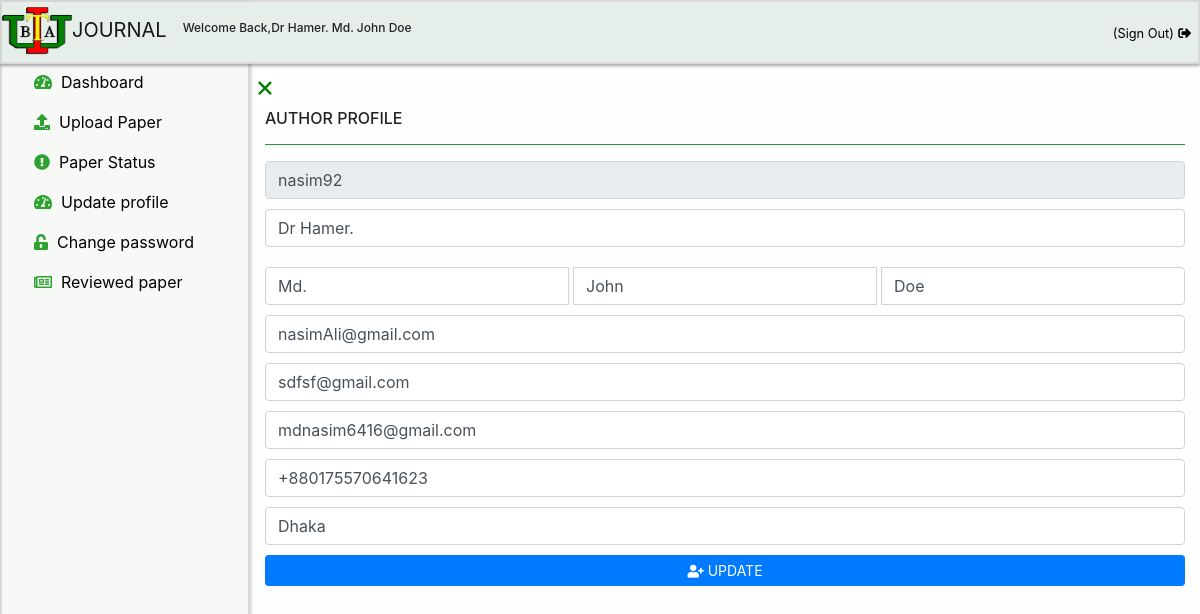
The app's page /author/updateprofile.php (signed in), older data.
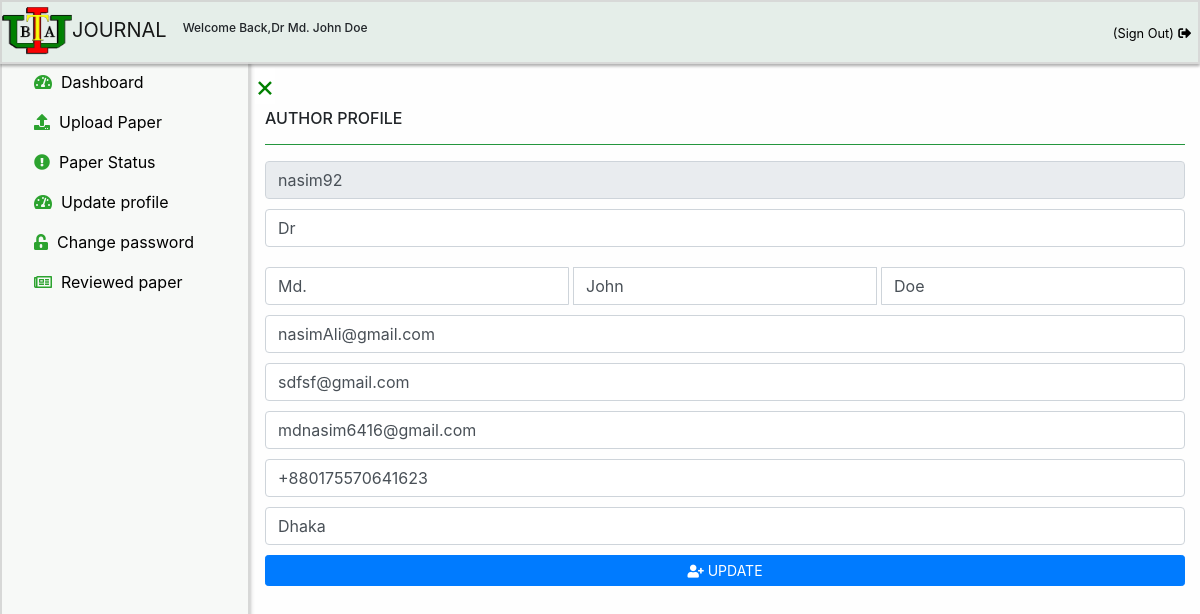
The same page, newer data.
### tables this page shows
CREATE TABLE `author` (
  `id` int(11) NOT NULL,
  `username` varchar(100) NOT NULL,
  `title` varchar(100) NOT NULL,
  `firstname` varchar(100) NOT NULL,
  `middlename` varchar(100) DEFAULT NULL,
  `lastname` varchar(100) NOT NULL,
  `primaryemail` varchar(100) NOT NULL,
  `primaryemailcc` varchar(100) NOT NULL,
  `secondaryemail` varchar(100) NOT NULL,
  `secondaryemailcc` varchar(100) NOT NULL,
  `password` varchar(100) NOT NULL,
  `contact` varchar(100) NOT NULL,
  `address` varchar(100) NOT NULL,
  `registrationtime` timestamp NOT NULL DEFAULT current_timestamp(),
  `reviewerselection` int(11) DEFAULT NULL,
  `validation_code` varchar(255) NOT NULL,
  `activation` int(11) DEFAULT NULL,
  `associateeditor` int(100) DEFAULT NULL,
  `academiceditor` int(100) DEFAULT NULL
);

### author/updateprofile.php (the view, shortened to what the changed rows need)
<?php
include('../link/config.php');
if(strlen($_SESSION['alogin'])=="")
    {
    header("Location:../login");
    }
    else
    {
           $authoremail = $_SESSION["email"];
            $sql = "SELECT author.id,author.username,author.title,author.firstname,author.middlename,author.lastname,author.primaryemail,author.primaryemailcc,author.secondaryemail,author.secondaryemailcc,author.contact,author.address,author.password from author where primaryemail='$authoremail'";
            $query = $dbh->prepare($sql);
            $query->execute();
            $resultsauthor=$query->fetchAll(PDO::FETCH_OBJ);
            if($query->rowCount() > 0)
            {
?>
<!DOCTYPE html>
<html lang="en">
<head>
    <link rel="stylesheet" href="../css/bootstrap.min.css">
    <link rel="stylesheet" href="../css/index.css">
    <link rel="stylesheet" href="../css/jquery.dataTables.min.css">
    <link rel="stylesheet" href="../css/fontawesome.v5.3.1.all.css">
    <link rel="stylesheet" href="../css/jquery.dataTables.min.css">
    <link rel="stylesheet" href="../css/login.css">
</head>
<body>
<div class="sticky-top header-floating ">
<?php
include 'author-header.php';
?>
</div>
  <?php
  include 'author-sidebar.php';
  ?>
<div id="main">
<div class="container">
          <?php  foreach($resultsauthor as $result) {   ?>
             <form  class="form-signup marginbtm" method="post">
                <input style="font-size:11px;" type="text" id="txt_username" class="form-control" name = "userName" placeholder=" User Name" value="<?php echo htmlentities($result->username);?>" disabled>
                <input style="font-size:11px;" type="text" id="user-name" class="form-control" name = "title" required="" placeholder="title" value="<?php echo htmlentities($result->title);?>">
                <div class="input-group">
                <input style="font-size:11px;" type="text" id="user-name" class="form-control col-sm-6" name = "firstName" placeholder="First Name" required="" value="<?php echo htmlentities($result->firstname);?>">
                <input style="font-size:11px;" type="text" id="user-name" class="form-control col-sm-6 ml-1" name = "middleName" placeholder="Middle Name(Optional)" value="<?php echo htmlentities($result->middlename);?>">
                <input style="font-size:11px;" type="text" id="user-name" class="form-control col-sm-6 ml-1" name = "lastName" placeholder="Last Name" required="" value="<?php echo htmlentities($result->lastname);?>">
                </div>
                <input style="font-size:11px;" type="email" id="user-name" class="form-control" name = "pemailcc" placeholder="Primary CC Email Address" required="" value="<?php echo htmlentities($result->primaryemailcc);?>">
                <input style="font-size:11px;" type="email" id="user-name" class="form-control" name = "semail" placeholder="Secondary Email Address" required="" value="<?php echo htmlentities($result->secondaryemail);?>">
                <input style="font-size:11px;" type="email" id="user-name" class="form-control" name = "semailcc" placeholder="Secondary CC Email Address" required="" value="<?php echo htmlentities($result->secondaryemailcc);?>">
                <input style="font-size:11px;" type="text" id="user-contact" name = "user-contact" class="form-control" placeholder="Contact Number" required value="<?php echo htmlentities($result->contact);?>">
                <input style="font-size:11px;" type="text" id="user-address" name = "user-address" class="form-control" placeholder="Address" required value="<?php echo htmlentities($result->address);?>">
                <button name="updateauthor" class="btn btn-sm btn-primary btn-block" type="submit"><i class="fas fa-user-plus"></i> UPDATE</button>
            </form>
            <?php  } ?>
</div>
</div>
</body>
</html>
<?php
            }
else {
  echo "<script>alert('You are not a Author.Try to log in as an Author');</script>";
  header("refresh:0;url=login.php");
}
}
?>

### author/author-header.php (shortened to what the changed rows need)
<?php
include('../link/config.php');
if(strlen($_SESSION['alogin'])=="")
    {
    header("Location: ../login");
    }
    else
    {
               $sql = "SELECT author.id,author.username,author.primaryemail,author.password,author.contact from author where primaryemail='$authoremail'";
               $query = $dbh->prepare($sql);
               $query->execute();
               if($query->rowCount() > 0)
               {
?>
<!DOCTYPE html>
<html lang="en">
<head>
    <link rel="stylesheet" href="../css/heading.css">
    <link rel="stylesheet" href="../css/bootstrap.min.css">
    <link rel="stylesheet" href="https://use.fontawesome.com/releases/v5.3.1/css/all.css">
</head>
<body>
<?php
$authoremail = $_SESSION["email"];
$sql1 = "SELECT * FROM author WHERE  primaryemail= '$authoremail' ";
$result1 = mysqli_query($link,$sql1);
$file1 = mysqli_fetch_assoc($result1);
$title = $file1['title'];
$fname= $file1['firstname'];
$middlename= $file1['middlename'];
$lastname= $file1['lastname'];
$authorname = $title.' '.$fname.' '.$middlename.' ' .$lastname;
?>
<nav class="navbar nav-class navbar-expand-lg navbar-light">
  <a class="navbar-brand" href="dashboard"><img src="../images/Iubat-logo.png">JOURNAL</a>
  <h6 style="font-size:12px;">Welcome Back,<?php  echo $authorname; ?></h6>
  <div class="collapse navbar-collapse" id="navbarSupportedContent">
    <ul class="navbar-nav ml-auto ul-nav">
<li class="nav-item active" >
<span class="navbar-text"> <a class="nav-link " href="../logout" onclick="return confirm('Are you sure you want Logging out the system?');" title = "Sign Out"><small>(Sign Out)</small> <i class="fas fa-sign-out-alt"></i></a></span>
  </li>
        </ul>
  </div>
</nav>
</body>
</html>
    <?php
                }
                else {
                  echo "<script>alert('You are not a Author.Try to log in as an Author');</script>";
                  header("refresh:0;url=../login");
                }
  }
    ?>

Row changes from the older to the newer data that the page shows:
changed author "nasim92": authorname "Dr Hamer. Md. John Doe" → "Dr Md. John Doe"; title "Dr Hamer." → "Dr"
